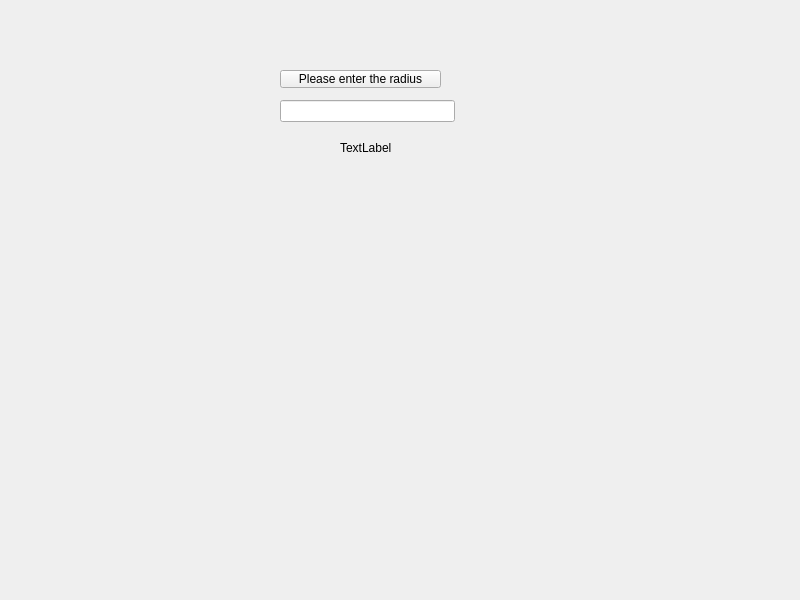
<?xml version="1.0" encoding="UTF-8"?>
<ui version="4.0">
 <class>Widget</class>
 <widget class="QWidget" name="Widget">
  <property name="geometry">
   <rect>
    <x>0</x>
    <y>0</y>
    <width>800</width>
    <height>600</height>
   </rect>
  </property>
  <property name="windowTitle">
   <string>Widget</string>
  </property>
  <widget class="QPushButton" name="Button">
   <property name="geometry">
    <rect>
     <x>280</x>
     <y>70</y>
     <width>161</width>
     <height>18</height>
    </rect>
   </property>
   <property name="text">
    <string>Please enter the radius</string>
   </property>
  </widget>
  <widget class="QLineEdit" name="lineEdit">
   <property name="geometry">
    <rect>
     <x>280</x>
     <y>100</y>
     <width>175</width>
     <height>22</height>
    </rect>
   </property>
  </widget>
  <widget class="QLabel" name="label">
   <property name="geometry">
    <rect>
     <x>340</x>
     <y>140</y>
     <width>61</width>
     <height>16</height>
    </rect>
   </property>
   <property name="text">
    <string>TextLabel</string>
   </property>
  </widget>
 </widget>
 <resources/>
 <connections/>
</ui>
